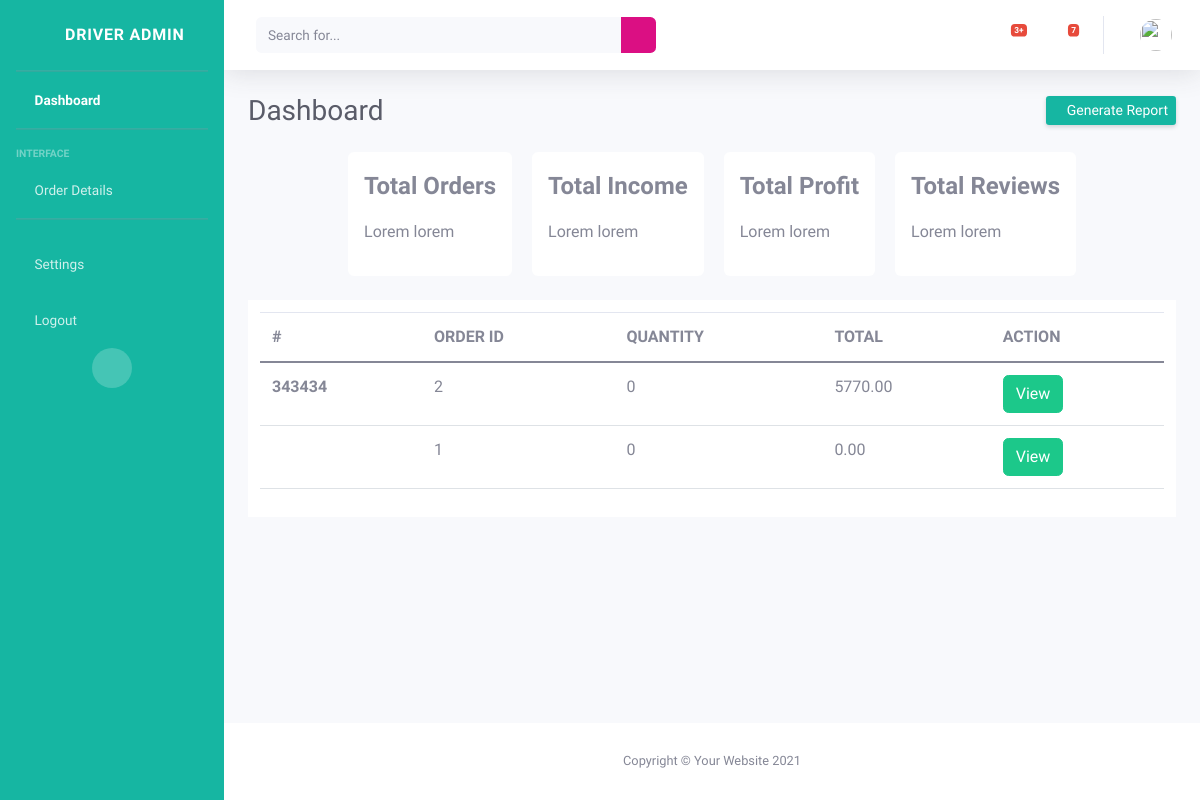
The page /driver/ on the database as committed earlier.
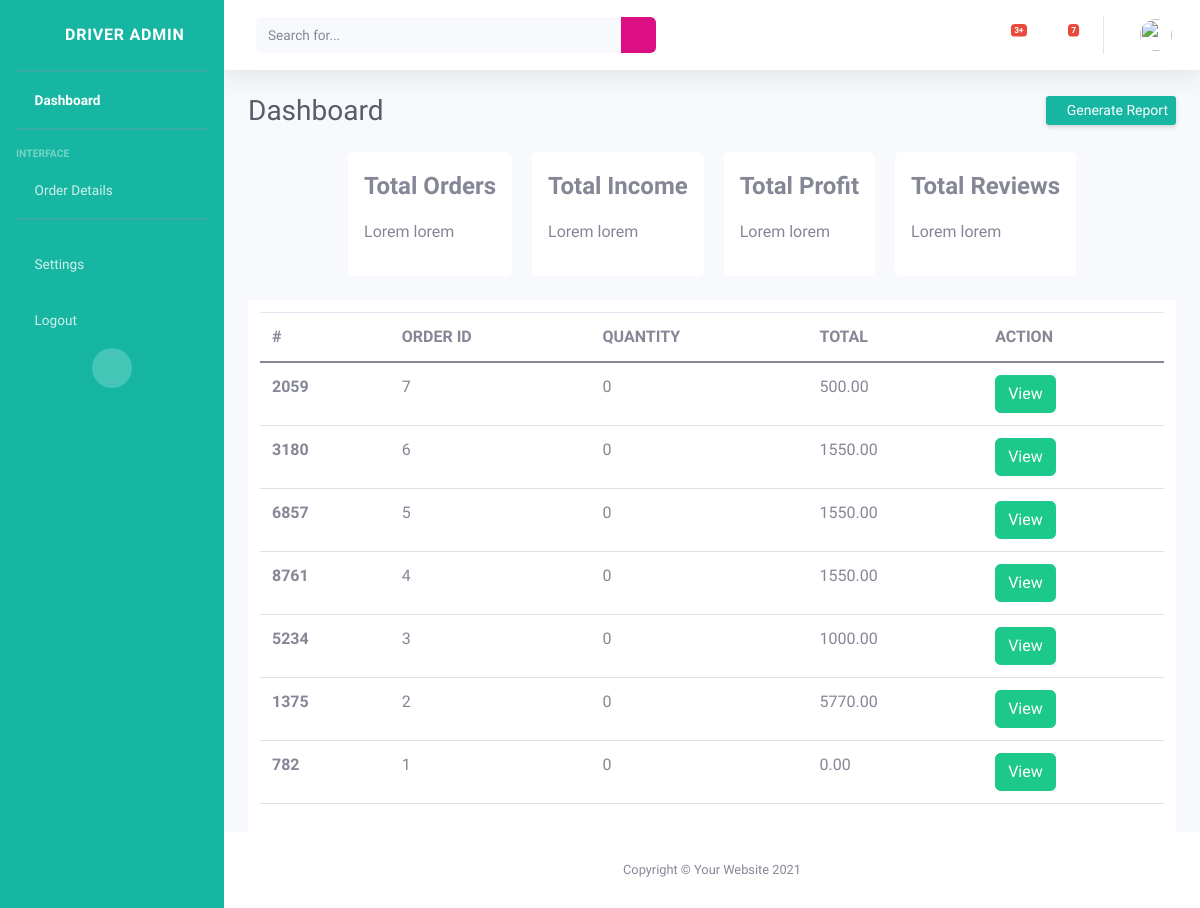
The same page on the database as committed later.
### app/models.py (models this page shows, shortened)
class Order(models.Model):
    STATUS_CHOICES = (
        ("Restaurant accepted your order", "Restaurant accepted your order"),
        ("Restaurant is preparing your food", "Restaurant is preparing your food"),
        ("Driver has picked your order", "Driver has picked your order"),
        ("Delivered", "Delivered"),
        ("Cancelled", "Cancelled"),
        ("Restaurant rejected your order", "Restaurant rejected your order")
    )
    created_at = models.DateField(default=date.today)
    invoice_no = models.CharField(max_length=255, null=True, blank=True)
    user = models.ForeignKey(User, on_delete=models.CASCADE)
    vendor = models.ForeignKey(VendorProfile, on_delete=models.CASCADE)
    address = models.CharField(max_length=255)
    latitude = models.CharField(max_length=255, null=True, blank=True)
    longtitude = models.CharField(max_length=255, null=True, blank=True)
    items = models.ManyToManyField(CartItems)
    total = models.DecimalField(decimal_places=2, max_digits=10, default=0.00)
    driver = models.ForeignKey(DriverProfile, on_delete=models.DO_NOTHING, null=True, blank=True)
    add_coupon = models.CharField(max_length=255, null=True, blank=True)
    status = models.CharField(max_length=255, null=True, default="Restaurant accepted your order")
    paymentmethod = models.ForeignKey(PaymentMethod, on_delete=models.CASCADE, null=True)
    apartment_no = models.CharField(max_length=255, null=True, blank=True)
    road_no = models.CharField(max_length=255, null=True, blank=True)
    flat_no = models.CharField(max_length=255, null=True, blank=True)
    class Meta:
        ordering = ["-id"]
        verbose_name = "Order"

### driverside/views.py (the view)
# urls.py: path("", Driverpanel.as_view(), name='Driverpanel'),
class Driverpanel(View):
    template_name = "driverpanel/index.html"
    def get(self, request):
        orders = Order.objects.all()
        args = {
            "orders": orders,
        }
        return render(request, self.template_name, args)

### driverside/templates/driverpanel/index.html (shortened to what this page needs)
{% load static %}
{% include 'driverpanel/base.html' %}
<body id="page-top">
    <div id="wrapper">
        {% include 'driverpanel/sidebar.html' %}
        <div id="content-wrapper" class="d-flex flex-column">
            <div id="content">
               {% include 'panel/navbar.html' %}
                <div class="container-fluid">
                    <div class="d-sm-flex align-items-center justify-content-between mb-4">
                        <h1 class="h3 mb-0 text-gray-800">Dashboard</h1>
                        <a href="#" class="d-none d-sm-inline-block btn btn-sm btn-primary shadow-sm driver____color"><i
                                class="fas fa-download fa-sm text-white-50"></i> Generate Report</a>
                    </div>
                    <div class="driver_____card">
                        <div class="driver_____indi___card">
                            <p class="fw-bold fs-4">Total Orders</p>
                            <p>Lorem lorem</p>
                        </div>
                        <div class="driver_____indi___card">
                            <p class="fw-bold fs-4">Total Income</p>
                            <p>Lorem lorem</p>
                        </div>
                        <div class="driver_____indi___card">
                            <p class="fw-bold fs-4">Total Profit</p>
                            <p>Lorem lorem</p>
                        </div>
                        <div class="driver_____indi___card">
                            <p class="fw-bold fs-4">Total Reviews</p>
                            <p>Lorem lorem</p>
                        </div>
                    </div>
                    <div class="table-responsive main____table mt-4">
                        <table class="table">
                            <thead>
                              <tr>
                                <th scope="col">#</th>
                                <th scope="col">ORDER ID</th>
                                <th scope="col">QUANTITY</th>
                                <th scope="col">TOTAL</th>
                                <th scope="col">ACTION</th>
                              </tr>
                            </thead>
                            <tbody>
                                {% for o in orders %}
                                    <tr>
                                        <th scope="row">{{ o.invoice_no }}</th>
                                        <td>{{ o.id }}</td>
                                        <td>
                                            {{ o.items.quantity|length }}
                                        </td>
                                        <td>{{ o.total }}</td>
                                        <td>
                                            <a href="{% url 'OrderDetailView' o.id %}" class="btn btn-success">View</button>
                                        </td>
                                    </tr>
                                {% endfor %}
                            </tbody>
                          </table>
                    </div>
                </div>
            </div>
            <footer class="sticky-footer bg-white">
                <div class="container my-auto">
                    <div class="copyright text-center my-auto">
                        <span>Copyright &copy; Your Website 2021</span>
                    </div>
                </div>
            </footer>
        </div>
    </div>
</body>

### driverside/templates/driverpanel/base.html (shortened to what this page needs)
{% load static %}
<!DOCTYPE html>
<html lang="en">
  <head>
    <link href="https://cdn.jsdelivr.net/npm/bootstrap@5.0.2/dist/css/bootstrap.min.css" rel="stylesheet">
    <link
      href="{% static 'admin-vendor/fontawesome-free/css/all.min.css' %}"
      rel="stylesheet"
    />
    <link href="{% static 'admin-css/sb-admin-2.min.css' %}" rel="stylesheet" />
    <link href="{% static 'admin-css/azim.css' %}" rel="stylesheet" />
  </head>
  <body>
  </body>
</html>

### driverside/templates/driverpanel/sidebar.html (shortened to what this page needs)
{% load static %}
{% include 'driverpanel/base.html' %}
  <ul class="navbar-nav bg-gradient-primary sidebar sidebar-dark accordion driver____color" id="accordionSidebar">
    <a class="sidebar-brand d-flex align-items-center justify-content-center" href="index.html">
        <div class="sidebar-brand-icon rotate-n-15">
            <i class="fas fa-laugh-wink"></i>
        </div>
        <div class="sidebar-brand-text mx-3">Driver Admin <sup></sup></div>
    </a>
    <hr class="sidebar-divider my-0">
    <li class="nav-item active">
        <a class="nav-link" href="#">
            <i class="fas fa-tachometer-alt"></i>
            <span>Dashboard</span></a>
    </li>
    <hr class="sidebar-divider">
    <div class="sidebar-heading">
        Interface
    </div>
    <li class="nav-item">
        <a class="nav-link" href="#">
            <i class="fa fa-filter"></i>
            <span>Order Details</span></a>
    </li>
    <hr class="sidebar-divider d-none d-md-block">
    <li class="nav-item">
        <a class="nav-link" href="#">
            <i class="fa fa-bus"></i>
            <span>Settings</span></a>
    </li>
    <li class="nav-item">
        <a class="nav-link" href="#">
            <i class="fa fa-bus"></i>
            <span>Logout</span></a>
    </li>
    <div class="text-center d-none d-md-inline">
        <button class="rounded-circle border-0" id="sidebarToggle"></button>
    </div>
</ul>

### vendorside/templates/panel/navbar.html (shortened to what this page needs)
{% load static %}
{% include 'panel/base.html' %}
 <nav class="navbar navbar-expand navbar-light bg-white topbar mb-4 static-top shadow">
    <form
        class="d-none d-sm-inline-block form-inline mr-auto ml-md-3 my-2 my-md-0 mw-100 navbar-search">
        <div class="input-group">
            <input type="text" class="form-control bg-light border-0 small" placeholder="Search for..."
                aria-label="Search" aria-describedby="basic-addon2">
            <div class="input-group-append">
                <button class="btn btn-primary side____color" type="button">
                    <i class="fas fa-search fa-sm"></i>
                </button>
            </div>
        </div>
    </form>
    <ul class="navbar-nav ml-auto">
        <li class="nav-item dropdown no-arrow mx-1">
            <a class="nav-link dropdown-toggle" href="#" id="alertsDropdown" role="button"
                data-toggle="dropdown" aria-haspopup="true" aria-expanded="false">
                <i class="fas fa-bell fa-fw"></i>
                <span class="badge badge-danger badge-counter">3+</span>
            </a>
        </li>
        <li class="nav-item dropdown no-arrow mx-1">
            <a class="nav-link dropdown-toggle" href="#" id="messagesDropdown" role="button"
                data-toggle="dropdown" aria-haspopup="true" aria-expanded="false">
                <i class="fas fa-envelope fa-fw"></i>
                <span class="badge badge-danger badge-counter">7</span>
            </a>
        </li>
        <li class="nav-item dropdown no-arrow">
            <a class="nav-link dropdown-toggle" href="#" id="userDropdown" role="button"
                data-toggle="dropdown" aria-haspopup="true" aria-expanded="false">
                <img class="img-profile rounded-circle"
                    src="{% static 'admin-img/undraw_profile.svg' %}">
            </a>
        </li>
    </ul>
</nav>

### vendorside/templates/panel/base.html (shortened to what this page needs)
{% load static %}
<!DOCTYPE html>
<html lang="en">
  <head>
    <link
      href="{% static 'admin-vendor/fontawesome-free/css/all.min.css' %}"
      rel="stylesheet"
    />
    <link href="{% static 'admin-css/sb-admin-2.min.css' %}" rel="stylesheet" />
    <link href="{% static 'admin-css/azim.css' %}" rel="stylesheet" />
  </head>
  <body>
  </body>
</html>

### static/admin-css/azim.css (style rules this page uses)
.main____table { background-color: #fff; padding: 12px; }
.side____color { background-color: #db0f83 !important; border: #db0f83 !important; background-image: none !important; }
.driver____color { background-color: #16b6a2 !important; border: #16b6a2 !important; background-image: none !important; }
.driver_____indi___card { background: #fff; padding: 1rem; border-radius: 6px; }
.driver_____card { display: flex; justify-content: center; align-items: center; flex-wrap: wrap; gap: 20px; }

Rows that differ between the two databases and show on the page:
added Order: invoice_no "2059", id "7", items.quantity|length "0", total "500.00"
added Order: invoice_no "3180", id "6", items.quantity|length "0", total "1550.00"
added Order: invoice_no "6857", id "5", items.quantity|length "0", total "1550.00"
added Order: invoice_no "8761", id "4", items.quantity|length "0", total "1550.00"
added Order: invoice_no "5234", id "3", items.quantity|length "0", total "1000.00"
changed Order id 2: invoice_no "343434" → "1375"
changed Order id 1: invoice_no (not shown) → "782"
